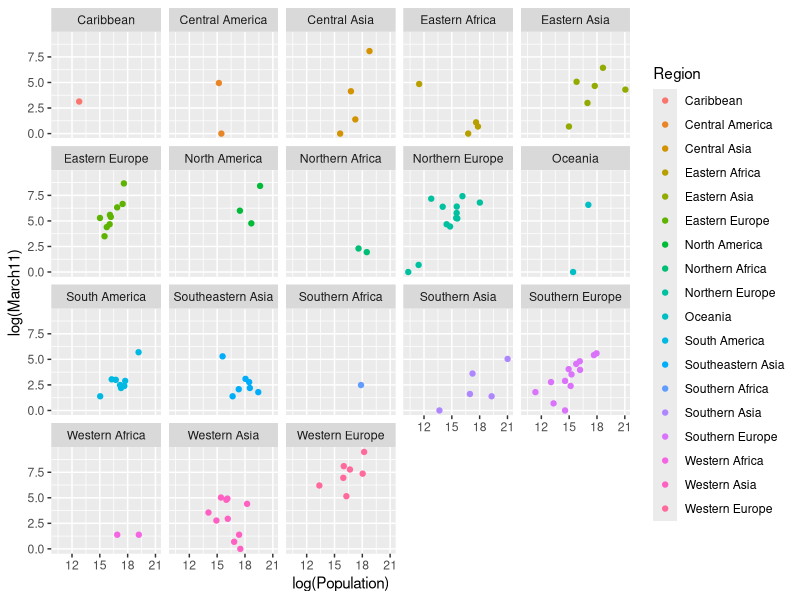

Here is the R script that generated this plot:
## ---- chunk 1
knitr::opts_chunk$set(echo = FALSE)

library(tidyverse)
library(dplyr)
library(ggplot2)
library(broom)
## ---- chunk 2
#load the data
ddos <- read_csv("cumulative_observations.csv")
#summarize the data
options(scipen = 999)
summary(ddos)
## ---- chunk 3
#load the data
ddos <- read_csv("active_observations.csv")
#assign column names to represent variables accurately
colnames(ddos) <- c("Country", "Population", "Region", "March2", "March3", "March4", "March5", "March6", "March7", "March8", "March9", "March10", "March11")
#summarize the data
options(scipen = 999)
summary(ddos)
## ---- chunk 4
sum(ddos$March2)
sum(ddos$March11)
## ---- chunk 5
#create plot
ggplot(ddos, aes(x = log(Population), y = log(March11), color = Region)) +
  geom_point () +
  facet_wrap("Region")
